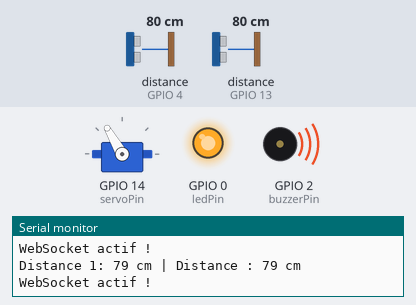
Bench run of a sketch on a simulated ESP8266 (NodeMCU). Shown: servo, output pins drawn as LEDs (lit = HIGH), buzzer (waves = sounding, pin HIGH), the last lines printed to the serial monitor. Wiring (inferred from the names in the program): 2 × ultrasonic range finder: trigger GPIO 5, echo GPIO 4 / trigger GPIO 12, echo GPIO 13. The test bench sets the inputs (shaded band); at power-on: distance to the obstacle (sensors on GPIO 13, GPIO 4) 80 cm. The echo pulse lasts 58.3 µs per cm; WiFi joins after 1.5 s; servers stay silent unless stated; pins used as bus, display or sensor lines are not drawn.

Above: at 2.7 s.
2.8 s: distance to the obstacle (sensor on GPIO 13) set to 15 cm
4.3 s: distance to the obstacle (sensor on GPIO 13) set to 12 cm
At 5.1 s:
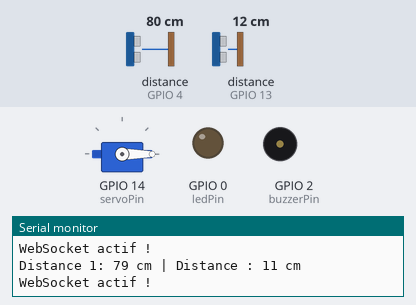
6.0 s: distance to the obstacle (sensor on GPIO 4) set to 19 cm
7.5 s: distance to the obstacle (sensor on GPIO 4) set to 14 cm
At 8.4 s:
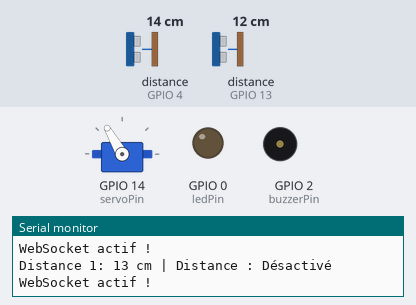
10.5 s: distance to the obstacle (sensor on GPIO 4) set to 18 cm
At 11.2 s:
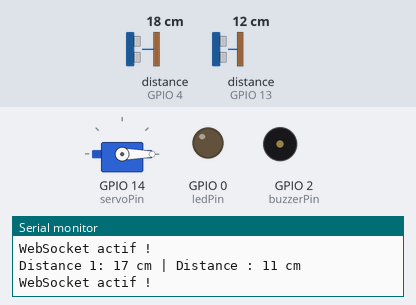
Timing chart, 0 to 13.1 s (numbered marks = the images above; inputs shaded):
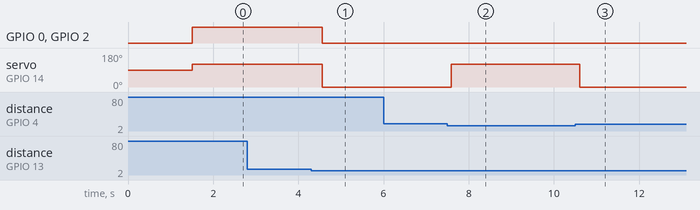

The sketch:

ESP.ino
```cpp
#include <ESP8266WiFi.h>
#include <WebSocketsServer.h>
#include <Servo.h>
#include <WiFiClientSecure.h>
#include <base64.h>

// Définition des broches
const int trigPin1 = 5;  // Capteur 1 (extérieur)
const int echoPin1 = 4;
const int trigPin2 = 12; // Capteur 2 (intérieur)
const int echoPin2 = 13;

const int ledPin = 0;
const int buzzerPin = 2;
const int servoPin = 14;
unsigned long lastGitHubUpdate = 0; // Stocke le temps du dernier envoi
const int GITHUB_UPDATE_INTERVAL = 30000; // Intervalle en millisecondes (30 sec)

// Variables pour les distances
long duration1, duration;
int distance1, distance;

// Informations WiFi
const char* ssid = "Dark";
const char* password = "123456789";

// Serveur WebSocket sur le port 81
WebSocketsServer webSocket(81);

// Initialisation du servo
Servo servoMotor;

// GitHub API
const char* githubHost = "api.github.com";
const char* githubToken = "github_";  // ⚠️ Remplace avec un token sécurisé
const char* repoOwner = "130shadow135";
const char* repoName = "ESP8266";
const char* filePath = "data.json";

// Client sécurisé pour GitHub
WiFiClientSecure client;

void setup() {
    pinMode(trigPin1, OUTPUT);
    pinMode(echoPin1, INPUT);
    pinMode(trigPin2, OUTPUT);
    pinMode(echoPin2, INPUT);
    pinMode(ledPin, OUTPUT);
    pinMode(buzzerPin, OUTPUT);

    servoMotor.attach(servoPin);

    Serial.begin(115200);

    WiFi.begin(ssid, password);
    while (WiFi.status() != WL_CONNECTED) {
        delay(500);
        Serial.println("Connexion au WiFi...");
    }
    Serial.println("Connecté au WiFi");
    Serial.print("Adresse IP : ");
    Serial.println(WiFi.localIP());

    webSocket.begin();
    webSocket.onEvent(webSocketEvent);

    client.setInsecure();
}

void webSocketEvent(uint8_t num, WStype_t type, uint8_t * payload, size_t length) {
    switch (type) {
        case WStype_DISCONNECTED:
            Serial.printf("[%u] Déconnecté !\n", num);
            break;

        case WStype_CONNECTED: {
            IPAddress ip = webSocket.remoteIP(num);
            Serial.printf("[%u] Connecté depuis %s\n", num, ip.toString().c_str());
            break;
        }

        case WStype_TEXT:
            Serial.printf("[%u] Message reçu : %s\n", num, payload);
            break;
    }
}

void loop() {
    mesurerDistances();
    gererAlarme();

    webSocket.loop();
    Serial.println("WebSocket actif !"); // Vérification

    sendWebSocketData();

    if (millis() - lastGitHubUpdate >= GITHUB_UPDATE_INTERVAL) {
        sendToGitHub();
        lastGitHubUpdate = millis();
    }

    delay(500);
}


// Fonction pour mesurer la distance avec un capteur ultrasonique
int mesurerDistance(int trigPin, int echoPin) {
    digitalWrite(trigPin, LOW);
    delayMicroseconds(2);
    digitalWrite(trigPin, HIGH);
    delayMicroseconds(10);
    digitalWrite(trigPin, LOW);
    long duration = pulseIn(echoPin, HIGH, 10000); // Timeout 10ms

    return duration * 0.034 / 2;
}

// Mesurer les distances des deux capteurs
void mesurerDistances() {
    distance1 = mesurerDistance(trigPin1, echoPin1);

    if (distance1 > 15) {
        // Si le capteur extérieur ne détecte rien, on active la mesure du capteur intérieur
        distance = mesurerDistance(trigPin2, echoPin2);
    } else {
        // Si le capteur extérieur détecte un objet, on désactive le capteur intérieur
        distance = -1; // Valeur spéciale pour signaler qu'il est désactivé
    }

    Serial.print("Distance 1: ");
    Serial.print(distance1);
    Serial.print(" cm | Distance : ");
    if (distance == -1) {
        Serial.println("Désactivé");
    } else {
        Serial.print(distance);
        Serial.println(" cm");
    }
}

// Gestion de l'activation des composants
void gererAlarme() {
    if (distance1 <= 15) {
        // Si le premier capteur détecte un objet proche, on désactive tout
        servoMotor.write(120);

    }  else if (distance != -1 && distance <= 12) {
        // Si le capteur 1 est dégagé (distance1 > 15) et capteur 2 détecte un objet
        servoMotor.write(0);
        digitalWrite(ledPin, LOW);
        digitalWrite(buzzerPin, LOW);
    } else {
        // Sinon, on active seulement le premier composant
        servoMotor.write(120);
        digitalWrite(ledPin, HIGH);
        digitalWrite(buzzerPin, HIGH);
    }
}

// Envoi des données via WebSocket
void sendWebSocketData() {
    String json = "{";
    json += "\"ssid\":\"" + String(WiFi.SSID()) + "\",";
    json += "\"ip\":\"" + WiFi.localIP().toString() + "\",";
    json += "\"mac\":\"" + WiFi.macAddress() + "\",";
    json += "\"distance1\":\"" + String(distance1) + "\",";
    json += "\"distance\":\"" + (distance == -1 ? "désactivé" : String(distance)) + "\"}";
    webSocket.broadcastTXT(json);
}

// Envoi des données vers GitHub
void sendToGitHub() {
    Serial.println("Connexion à GitHub...");

    if (client.connect(githubHost, 443)) {
        Serial.println("Connexion réussie !");

        String jsonData = "{\"timestamp\":\"2025-01-30 12:00:00\", \"distance1\":\"" + String(distance1) + " cm\", \"distance\":\"" + (distance == -1 ? "désactivé" : String(distance) + " cm") + "\"}";
        String encodedJson = base64::encode(jsonData);

        String url = "/repos/" + String(repoOwner) + "/" + String(repoName) + "/contents/" + String(filePath);
        String payload = "{ \"message\": \"Maj depuis ESP\", \"content\": \"" + encodedJson + "\", \"branch\": \"main\" }";

        client.print(String("PUT ") + url + " HTTP/1.1\r\n" +
                     "Host: " + githubHost + "\r\n" +
                     "Authorization: token " + githubToken + "\r\n" +
                     "User-Agent: ESP8266\r\n" +
                     "Content-Type: application/json\r\n" +
                     "Content-Length: " + payload.length() + "\r\n" +
                     "Connection: close\r\n\r\n" +
                     payload);

        while (client.available()) {
            String response = client.readString();
            Serial.println(response);
        }
    } else {
        Serial.println("Connexion échouée !");
    }
}
```

Measured:
- the behaviour switches between 14 and 13 cm on distance to the obstacle (sensor on GPIO 13) (found by bisection; images 0 and 1)
- the behaviour switches between 17 and 16 cm on distance to the obstacle (sensor on GPIO 4) (found by bisection; images 1 and 2)
- after the input at 4.3 s, GPIO 0 (ledPin), GPIO 2 (buzzerPin): HIGH → LOW after 0.26 s; servo on GPIO 14 (servoPin): 120° → 0° after 0.26 s
- after the input at 7.5 s, servo on GPIO 14 (servoPin): 0° → 120° after 0.09 s
- after the input at 10.5 s, servo on GPIO 14 (servoPin): 120° → 0° after 0.11 s
